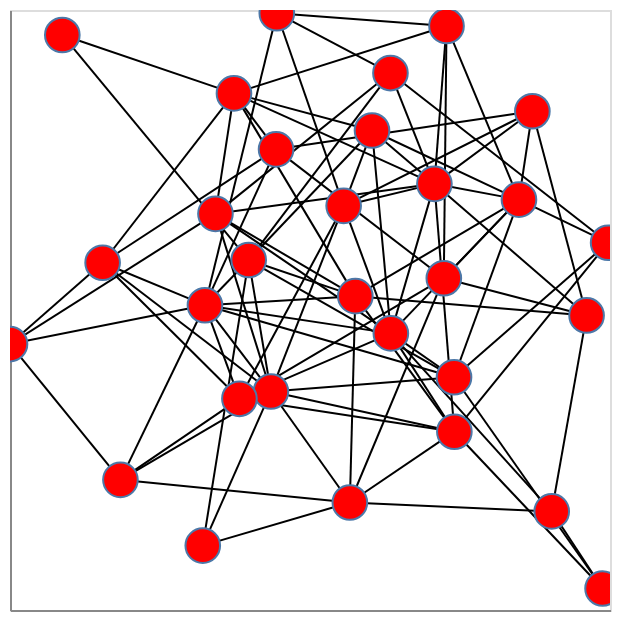

The code cell stored with this chart in its notebook:
### Code cell
nxa.draw_networkx(G = G, pos = pos, node_tooltip = ['name', 'weight', 'viable']).interactive()

### Figure 1 — Vega-Lite specification as saved in the notebook (floating-point values rounded to 4 significant figures; data arrays with more than 128 entries replaced by an {"elided": "..."} marker saying what was removed)
{"config": {"view": {"continuousWidth": 300, "continuousHeight": 300}}, "layer": [{"data": {"name": "data-0d389712fcfdc655741f989d8a3eb740"}, "mark": {"type": "line", "color": "black", "opacity": 1, "strokeWidth": 1}, "encoding": {"detail": {"field": "edge", "type": "quantitative"}, "x": {"axis": {"grid": false, "labels": false, "ticks": false, "title": ""}, "field": "x", "type": "quantitative"}, "y": {"axis": {"grid": false, "labels": false, "ticks": false, "title": ""}, "field": "y", "type": "quantitative"}}, "name": "view_4"}, {"data": {"name": "data-c187642f07f3b73814b66ec0a0dcdd4f"}, "mark": {"type": "point", "fill": "red", "opacity": 1, "size": 300, "strokeWidth": 1.0}, "encoding": {"tooltip": [{"field": "name", "type": "quantitative"}, {"field": "weight", "type": "quantitative"}, {"field": "viable", "type": "nominal"}], "x": {"axis": {"grid": false, "labels": false, "ticks": false}, "field": "x", "type": "quantitative"}, "y": {"axis": {"grid": false, "labels": false, "ticks": false}, "field": "y", "type": "quantitative"}}}], "params": [{"name": "param_4", "select": {"type": "interval", "encodings": ["x", "y"]}, "bind": "scales", "views": ["view_4"]}], "$schema": "https://vega.github.io/schema/vega-lite/v5.17.0.json", "datasets": {"data-0d389712fcfdc655741f989d8a3eb740": {"elided": "190 records"}, "data-c187642f07f3b73814b66ec0a0dcdd4f": [{"name": 801, "y": 0.4963, "weight": 0.2273, "viable": "yes", "x": 0.5671}, {"name": 378, "y": -0.4651, "weight": 0.8474, "viable": "yes", "x": 0.3331}, {"name": 495, "y": -0.0856, "weight": 1.538, "viable": "no", "x": -0.4151}, {"name": 72, "y": 0.7904, "weight": 0.1939, "viable": "yes", "x": -0.1996}, {"name": 270, "y": 0.2125, "weight": -0.395, "viable": "yes", "x": 0.0009363}, {"name": 492, "y": 0.4384, "weight": -0.5463, "viable": "yes", "x": 0.08603}, {"name": 819, "y": 0.7251, "weight": 0.9586, "viable": "yes", "x": -0.8431}, {"name": 607, "y": -0.6095, "weight": -0.8645, "viable": "yes", "x": -0.6687}, {"name": 851, "y": -0.6775, "weight": -1.188, "viable": "no", "x": 0.01955}, {"name": 88, "y": -0.1163, "weight": -0.6359, "viable": "yes", "x": 0.7298}, {"name": 712, "y": 0.04174, "weight": 0.2797, "viable": "yes", "x": -0.7221}, {"name": 674, "y": -0.0584, "weight": 0.8169, "viable": "yes", "x": 0.03597}, {"name": 755, "y": 0.2311, "weight": 1.059, "viable": "no", "x": 0.5269}, {"name": 613, "y": 0.6108, "weight": -1.97, "viable": "no", "x": 0.1414}, {"name": 688, "y": -0.3018, "weight": -0.04866, "viable": "yes", "x": 0.3321}, {"name": 360, "y": -0.9355, "weight": 0.1249, "viable": "no", "x": 0.7777}, {"name": 458, "y": 0.7522, "weight": -0.5784, "viable": "no", "x": 0.3096}, {"name": 601, "y": -0.8068, "weight": -0.7527, "viable": "no", "x": -0.4217}, {"name": 95, "y": -0.00468, "weight": 0.529, "viable": "no", "x": 0.3015}, {"name": 236, "y": 0.382, "weight": 0.1692, "viable": "yes", "x": -0.2018}, {"name": 212, "y": 0.1884, "weight": -0.4426, "viable": "no", "x": -0.3836}, {"name": 272, "y": -0.3446, "weight": -0.272, "viable": "yes", "x": -0.2173}, {"name": 688, "y": -0.3665, "weight": -1.364, "viable": "no", "x": -0.3118}, {"name": 563, "y": -0.1701, "weight": -0.1566, "viable": "no", "x": 0.1426}, {"name": 48, "y": -0.7042, "weight": -1.649, "viable": "yes", "x": 0.6252}, {"name": 83, "y": 0.04986, "weight": -1.098, "viable": "yes", "x": -0.2839}, {"name": 334, "y": -0.2022, "weight": 0.3308, "viable": "yes", "x": -1.0}, {"name": 104, "y": 0.2784, "weight": 0.4946, "viable": "no", "x": 0.2732}, {"name": 737, "y": 0.1019, "weight": -0.753, "viable": "yes", "x": 0.7943}, {"name": 611, "y": 0.5498, "weight": 1.347, "viable": "yes", "x": -0.3281}]}}
